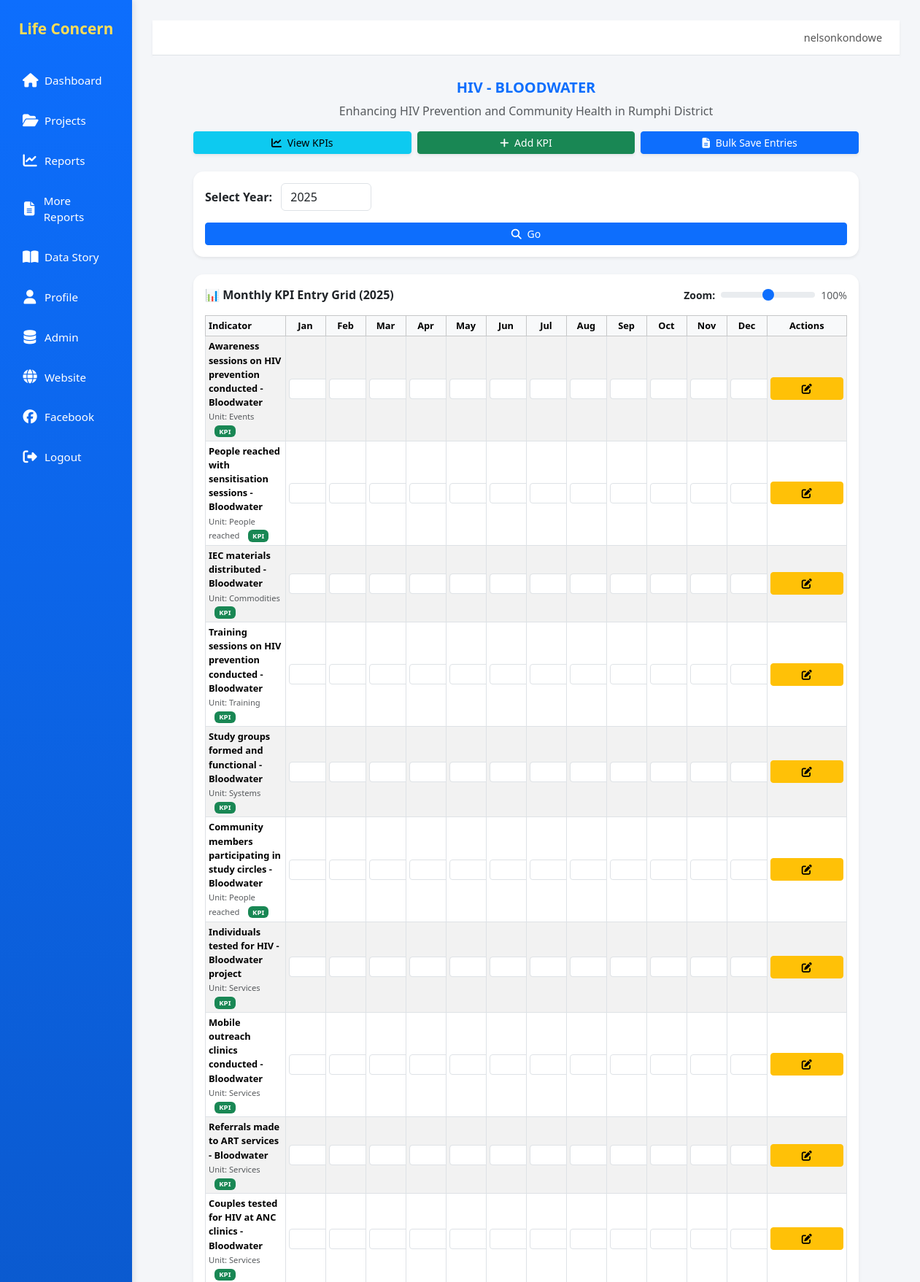
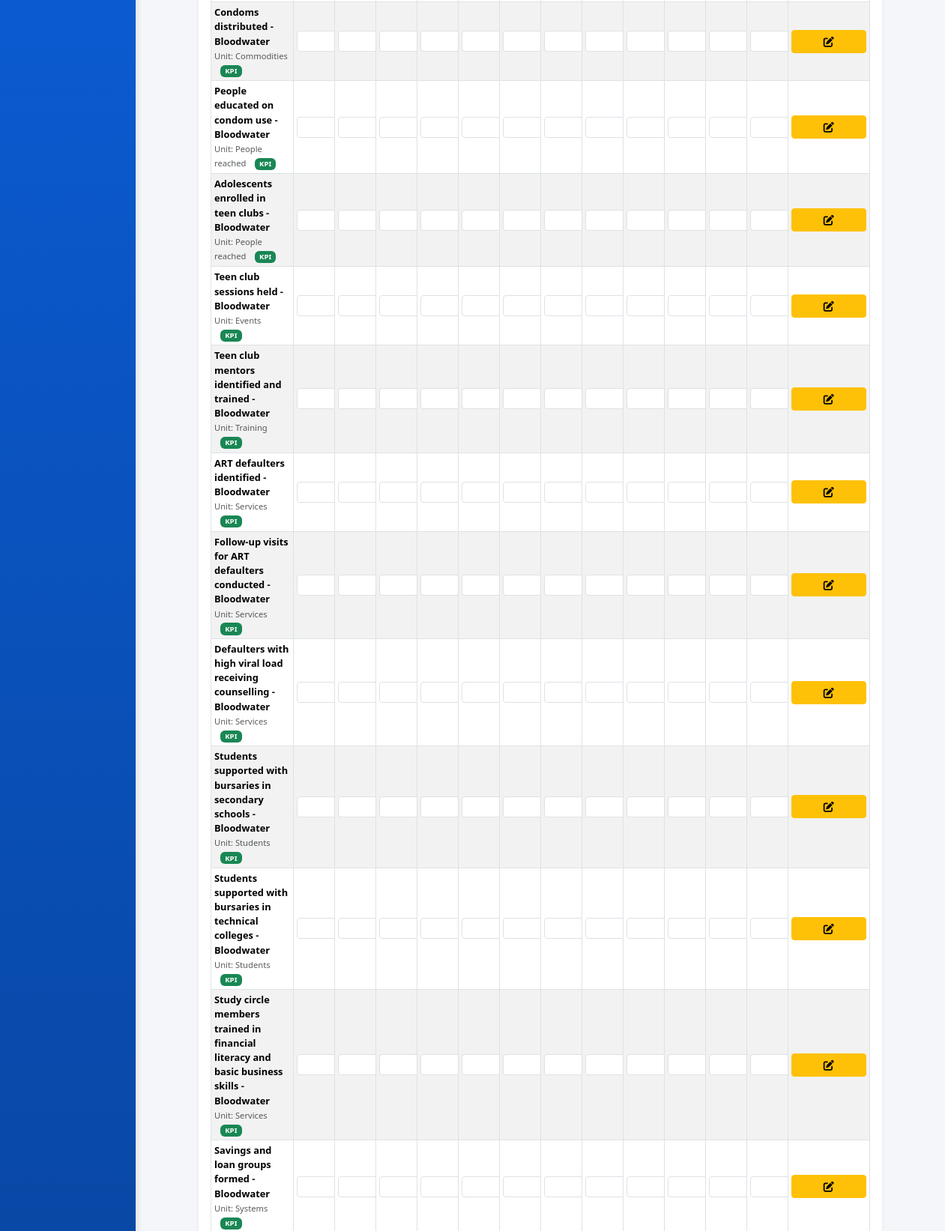
/projects/2/ (signed in, upper part), run on the app's committed database (2 pictures, top to bottom).
### core/models.py (models this page shows, shortened)
class Project(models.Model):
    name = models.CharField(max_length=200, unique=True)
    description = models.TextField(blank=True)
    start_year = models.IntegerField(null=True, blank=True)
    end_year = models.IntegerField(null=True, blank=True)
    active = models.BooleanField(default=True)

class Indicator(models.Model):
    project = models.ForeignKey(Project, on_delete=models.CASCADE, related_name='indicators')
    name = models.CharField(max_length=200)
    unit = models.CharField(max_length=50, default='count')
    is_kpi = models.BooleanField(default=False)  # KPI flag
    current_value = models.DecimalField(max_digits=12, decimal_places=2, default=0)
    progress = models.DecimalField(max_digits=5, decimal_places=2, default=0)  # % progress
    class Meta:
        unique_together = ('project', 'name')

### core/views.py (the view)
# urls.py: path('projects/<int:pk>/', views.project_detail, name='project_detail'),
@login_required
def project_detail(request, pk):
    project = get_object_or_404(Project, pk=pk)
    indicators = Indicator.objects.filter(project=project)
    months = list(range(1, 13))
    year = int(request.GET.get("year", datetime.datetime.now().year))
    grid = {}
    for ind in indicators:
        grid[ind.id] = {}
        for month in months:
            entry = MonthlyEntry.objects.filter(indicator=ind, year=year, month=month).first()
            grid[ind.id][month] = entry.value if entry else None
    return render(request, "core/project_detail.html", {
        "project": project,
        "indicators": indicators,
        "months": months,
        "year": year,
        "grid": grid,
    })

### core/templatetags/custom_tags.py (called while the page is built)
@register.filter
def dict_get(dictionary, key):
    if dictionary and key in dictionary:
        return dictionary.get(key)
    return 0

@register.filter
def get_item(dictionary, key):
    return dict_get(dictionary, key)

@register.filter
def get_month_name(month_number):
    try:
        return calendar.month_name[int(month_number)]
    except (ValueError, TypeError, IndexError):
        return ""

### core/templates/core/project_detail.html (shortened to what this page needs)
{% extends 'core/base.html' %}
{% load widget_tweaks %}
{% load dict_extras %}
{% load custom_tags %}
{% block content %}
<div class="container-fluid" style="max-width: 1100px; margin: 0 auto;">
  <div class="text-center mb-4">
    <h1 class="h5 fw-bold text-primary mb-2">{{ project.name }}</h1>
    <p class="text-muted mb-3">{{ project.description|default:"No description provided." }}</p>
    <div class="d-flex justify-content-center gap-2" style="white-space: nowrap;">
      <a href="{% url 'project_kpis' project.id %}" class="btn btn-info btn-sm shadow-sm">
        <i class="fas fa-chart-line me-1"></i> View KPIs
      </a>
      <a href="{% url 'indicator_add' project.pk %}" class="btn btn-success btn-sm shadow-sm">
        <i class="fas fa-plus me-1"></i> Add KPI
      </a>
      <a href="{% url 'bulk_save_entries' project.id %}?year={{ year }}" class="btn btn-primary btn-sm shadow-sm">
        <i class="fas fa-file-alt me-1"></i> Bulk Save Entries
      </a>
    </div>
  </div>
  <div class="card shadow-sm p-3 mb-4">
    <form method="get" class="d-flex align-items-center flex-wrap gap-3">
      <div>
        <label class="form-label fw-semibold mb-0">Select Year:</label>
        <input type="number" name="year" value="{{ year }}" min="2000" max="2100"
               class="form-control d-inline-block w-auto ms-2">
      </div>
      <button class="btn btn-primary btn-sm" type="submit">
        <i class="fas fa-search me-1"></i> Go
      </button>
    </form>
  </div>
  <form method="post" action="{% url 'bulk_save_entries' project.id %}">
    <div class="card shadow-sm p-3">
      <div class="d-flex justify-content-between align-items-center mb-3 flex-wrap gap-2">
        <h3 class="h6 fw-bold mb-0">📊 Monthly KPI Entry Grid ({{ year }})</h3>
        <div class="d-flex align-items-center gap-2">
          <label class="form-label mb-0 small fw-semibold">Zoom:</label>
          <input type="range" id="zoomSlider" min="50" max="150" value="100" step="10"
                 class="form-range w-100" style="max-width:150px;">
          <span id="zoomValue" class="small text-muted">100%</span>
        </div>
      </div>
      <div class="table-responsive" id="zoomContainer">
        <table class="table table-bordered table-striped align-middle text-center table-sm"
               style="table-layout: fixed; font-size: 0.8rem; width: 100%;">
          <thead class="table-light">
            <tr>
              <th class="text-start" style="min-width: 180px;">Indicator</th>
              {% for m in months %}
                <th style="width: 55px;">{{ m|get_month_name|slice:":3" }}</th>
              {% endfor %}
              <th style="min-width: 100px;">Actions</th>
            </tr>
          </thead>
          <tbody>
          {% for ind in indicators %}
            <tr>
              <td class="text-start">
                <strong>{{ ind.name }}</strong><br>
                <small class="text-muted">Unit: {{ ind.unit }}</small>
                {% if ind.is_kpi %}
                  <span class="badge bg-success ms-2">KPI</span>
                {% endif %}
              </td>
              {% for m in months %}
                {% with val=grid|get_item:ind.id|get_item:m %}
                <td>
                  <input type="number" step="0.01"
                         name="val_{{ ind.id }}_{{ m }}"
                         value="{{ val|default:'' }}"
                         class="form-control form-control-sm text-center {% if val %}bg-success bg-opacity-10{% endif %}"
                         style="width: 55px; font-size: 0.75rem; padding: 2px;">
                </td>
                {% endwith %}
              {% endfor %}
              <td class="text-nowrap">
                <a href="{% url 'indicator_edit' project.pk ind.pk %}" class="btn btn-warning btn-sm me-1">
                  <i class="fas fa-edit"></i>
                </a>
              </td>
            </tr>
          {% empty %}
            <tr>
              <td colspan="{{ months|length|add:2 }}" class="text-center py-4 text-muted">
                🚀 No KPIs available for this project.
              </td>
            </tr>
          {% endfor %}
          </tbody>
        </table>
      </div>
    </div>
  </form>
</div>
{% endblock %}

### core/templates/core/base.html (shortened to what this page needs)
<!doctype html>
<html lang="en">
<head>
  {% load static %}
  <link rel="stylesheet" href="{% static 'styles.css' %}">
  <link href="https://cdn.jsdelivr.net/npm/bootstrap@5.3.3/dist/css/bootstrap.min.css" rel="stylesheet">
  <link rel="stylesheet" href="https://cdnjs.cloudflare.com/ajax/libs/font-awesome/6.5.0/css/all.min.css">
</head>
<body>
  <div class="layout">
    {% if request.resolver_match.url_name != "login" %}
      <aside class="sidebar">
        <div class="brand">Life Concern</div>
        <nav class="nav">
          <a href="{% url 'dashboard' %}" class="{% if request.resolver_match.url_name == 'dashboard' %}active{% endif %}">
            <i class="fas fa-home"></i> Dashboard
          </a>
          <a href="{% url 'projects' %}" class="{% if request.resolver_match.url_name == 'projects' %}active{% endif %}">
            <i class="fas fa-folder-open"></i> Projects
          </a>
          <a href="{% url 'reports' %}" class="{% if request.resolver_match.url_name == 'reports' %}active{% endif %}">
            <i class="fas fa-chart-line"></i> Reports
          </a>
          <a href="{% url 'more_reports' %}" class="{% if request.resolver_match.url_name == 'more_reports' %}active{% endif %}">
            <i class="fas fa-file-alt"></i> More Reports
          </a>
          <a href="{% url 'data_story' %}" class="{% if request.resolver_match.url_name == 'data_story' %}active{% endif %}">
            <i class="fas fa-book-open"></i> Data Story
          </a>
          <a href="{% url 'profile' %}" class="{% if request.resolver_match.url_name == 'profile' %}active{% endif %}">
            <i class="fas fa-user"></i> Profile
          </a>
          <a href="{% url 'admin:index' %}" target="_blank">
            <i class="fas fa-database"></i> Admin
          </a>
          <a href="https://www.licomw.org" target="_blank">
            <i class="fas fa-globe"></i> Website
          </a>
          <a href="https://web.facebook.com/LifeConcernMalawi" target="_blank">
            <i class="fab fa-facebook"></i> Facebook
          </a>
          <form method="post" action="{% url 'logout' %}">
            <button type="submit">
              <i class="fas fa-sign-out-alt"></i> Logout
            </button>
          </form>
        </nav>
      </aside>
    {% endif %}
    <div class="content">
      {% if request.resolver_match.url_name != "login" %}
        <div class="topbar">
          <div class="user-info">
            {{ request.user.username }}
          </div>
        </div>
      {% endif %}
      <main class="page-body">
        <div class="container-fluid">
          {% block content %}{% endblock %}
        </div>
      </main>
    </div>
  </div>
</body>
</html>

### static/styles.css (style rules this page uses)
body { margin:0; font-family: Arial, Helvetica, sans-serif; background:#f4f9ff; }
a { color:#0a5bd3; text-decoration:none; }
.btn { width:100%; padding:12px; background:#0073e6; color:#fff; border:0; border-radius:8px; cursor:pointer; font-weight:bold; }
.layout { display:grid; grid-template-columns: 260px 1fr; min-height:100vh; }
.sidebar { background:#0073e6; color:#fff; padding: 24px 16px; display:flex; flex-direction:column; }
.brand { color:#ffdd57; font-weight: bold; font-size: 20px; text-align:center; margin-bottom: 20px; }
.nav a { display:block; color:#fff; padding:10px 12px; border-radius:8px; margin-bottom:8px; }
.content { padding: 28px; }
.card { background:#fff; border-radius:12px; padding: 20px; box-shadow: 0 6px 18px rgba(0,0,0,.06); margin-bottom:20px; overflow:auto; }
table { width:100%; border-collapse: collapse; min-width:880px; }
th, td { padding:10px; border-bottom:1px solid #eee; text-align:left; }
th { background:#f0f7ff; position:sticky; top:0; }
.badge { display:inline-block; padding:2px 8px; border-radius: 999px; background:#eef3ff; color:#0a5bd3; font-size:12px; }
input[type=number] { width:110px; }

### core/templates/core/base.html (style rules this page uses)
body { font-family: "Segoe UI", sans-serif; background-color: #f4f6f9; }
.layout { display: flex; min-height: 100vh; }
.sidebar { width: 200px; background: linear-gradient(180deg, #0d6efd, #084298); color: #fff; display: flex; flex-direction: column; align-items: center; padding: 1.5rem 1rem; box-shadow: 2px 0 8px rgba(0,0,0,0.1); }
.sidebar .brand { font-size: 1.3rem; font-weight: bold; margin-bottom: 2rem; text-align: center; }
.sidebar .nav { display: flex; flex-direction: column; align-items: stretch; width: 100%; }
.sidebar .nav a, .sidebar .nav form button { display: flex; flex-direction: row; align-items: center; justify-content: flex-start; gap: 10px; padding: 12px 15px; color: #fff; text-decoration: none; border-radius: 8px; margin-bottom: 8px; font-size: 0.95rem; transition: background 0.3s ease, transform 0.1s ease; }
.sidebar .nav a i, .sidebar .nav button i { font-size: 1.2rem; width: 20px; text-align: center; }
.sidebar .nav button { background: none; border: none; color: #fff; cursor: pointer; width: 100%; text-align: left; }
.content { flex: 1; display: flex; flex-direction: column; }
.topbar { background: #fff; padding: 0.8rem 1.5rem; display: flex; align-items: center; justify-content: space-between; border-bottom: 1px solid #dee2e6; box-shadow: 0 2px 4px rgba(0,0,0,0.05); }
.topbar .user-info { font-size: 0.9rem; color: #555; }
.page-body { flex: 1; padding: 2rem; background: #f4f6f9; }
.card { border-radius: 14px; box-shadow: 0 3px 8px rgba(0,0,0,0.08); background: #fff; margin-bottom: 1.5rem; border: none; }

### data on the page
Project: name "HIV - BLOODWATER", description "Enhancing HIV Prevention and Community Health in Rumphi District"
Indicator: name "Awareness sessions on HIV prevention conducted - Bloodwater", unit "Events", is_kpi "KPI"
Indicator: name "People reached with sensitisation sessions - Bloodwater", unit "People reached", is_kpi "KPI"
Indicator: name "IEC materials distributed - Bloodwater", unit "Commodities", is_kpi "KPI"
Indicator: name "Training sessions on HIV prevention conducted - Bloodwater", unit "Training", is_kpi "KPI"
Indicator: name "Study groups formed and functional - Bloodwater", unit "Systems", is_kpi "KPI"
Indicator: name "Community members participating in study circles - Bloodwater", unit "People reached", is_kpi "KPI"
Indicator: name "Individuals tested for HIV - Bloodwater project", unit "Services", is_kpi "KPI"
Indicator: name "Mobile outreach clinics conducted - Bloodwater", unit "Services", is_kpi "KPI"
Indicator: name "Referrals made to ART services - Bloodwater", unit "Services", is_kpi "KPI"
Indicator: name "Couples tested for HIV at ANC clinics - Bloodwater", unit "Services", is_kpi "KPI"
Indicator: name "Condoms distributed - Bloodwater", unit "Commodities", is_kpi "KPI"
Indicator: name "People educated on condom use - Bloodwater", unit "People reached", is_kpi "KPI"
Indicator: name "Adolescents enrolled in teen clubs - Bloodwater", unit "People reached", is_kpi "KPI"
Indicator: name "Teen club sessions held - Bloodwater", unit "Events", is_kpi "KPI"
Indicator: name "Teen club mentors identified and trained - Bloodwater", unit "Training", is_kpi "KPI"
Indicator: name "ART defaulters identified - Bloodwater", unit "Services", is_kpi "KPI"
Indicator: name "Follow-up visits for ART defaulters conducted - Bloodwater", unit "Services", is_kpi "KPI"
Indicator: name "Defaulters with high viral load receiving counselling - Bloodwater", unit "Services", is_kpi "KPI"
Indicator: name "Students supported with bursaries in secondary schools - Bloodwater", unit "Students", is_kpi "KPI"
Indicator: name "Students supported with bursaries in technical colleges - Bloodwater", unit "Students", is_kpi "KPI"
Indicator: name "Study circle members trained in financial literacy and basic business skills - Bloodwater", unit "Services", is_kpi "KPI"
Indicator: name "Savings and loan groups formed - Bloodwater", unit "Systems", is_kpi "KPI"

### other printed values
{{ request.user.username }} "nelsonkondowe"
{{ year }} "2025"
{{ m|get_month_name|slice:":3" }} "Jan" "Feb" "Mar" "Apr" "May" "Jun" "Jul" "Aug" "Sep" "Oct" "Nov" "Dec"
